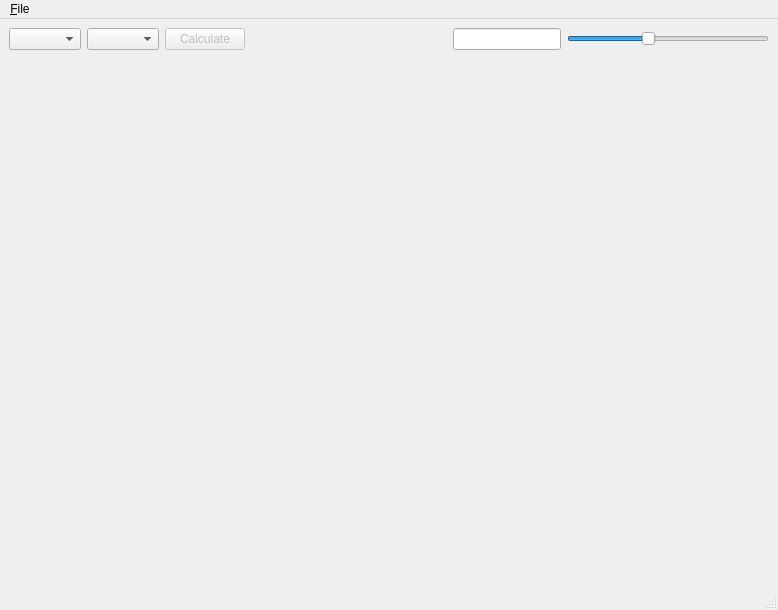
<?xml version="1.0" encoding="UTF-8"?>
<ui version="4.0">
 <class>GUI</class>
 <widget class="QMainWindow" name="GUI">
  <property name="geometry">
   <rect>
    <x>0</x>
    <y>0</y>
    <width>778</width>
    <height>610</height>
   </rect>
  </property>
  <property name="windowTitle">
   <string>MainWindow</string>
  </property>
  <widget class="QWidget" name="centralwidget">
   <property name="sizePolicy">
    <sizepolicy hsizetype="Expanding" vsizetype="Expanding">
     <horstretch>0</horstretch>
     <verstretch>0</verstretch>
    </sizepolicy>
   </property>
   <property name="minimumSize">
    <size>
     <width>778</width>
     <height>0</height>
    </size>
   </property>
   <layout class="QVBoxLayout" name="verticalLayout">
    <item>
     <layout class="QHBoxLayout" name="horizontalLayout_4">
      <item>
       <widget class="QComboBox" name="comboBox"/>
      </item>
      <item>
       <widget class="QComboBox" name="comboBox_2">
        <property name="enabled">
         <bool>true</bool>
        </property>
       </widget>
      </item>
      <item>
       <widget class="QPushButton" name="pushButton">
        <property name="enabled">
         <bool>false</bool>
        </property>
        <property name="text">
         <string>Calculate</string>
        </property>
       </widget>
      </item>
      <item>
       <spacer name="horizontalSpacer">
        <property name="orientation">
         <enum>Qt::Horizontal</enum>
        </property>
        <property name="sizeType">
         <enum>QSizePolicy::Expanding</enum>
        </property>
        <property name="sizeHint" stdset="0">
         <size>
          <width>40</width>
          <height>20</height>
         </size>
        </property>
       </spacer>
      </item>
      <item>
       <widget class="QLineEdit" name="lineEdit">
        <property name="sizePolicy">
         <sizepolicy hsizetype="Minimum" vsizetype="Fixed">
          <horstretch>0</horstretch>
          <verstretch>0</verstretch>
         </sizepolicy>
        </property>
       </widget>
      </item>
      <item>
       <widget class="QSlider" name="horizontalSlider">
        <property name="minimum">
         <number>18</number>
        </property>
        <property name="singleStep">
         <number>16</number>
        </property>
        <property name="sliderPosition">
         <number>50</number>
        </property>
        <property name="orientation">
         <enum>Qt::Horizontal</enum>
        </property>
       </widget>
      </item>
     </layout>
    </item>
    <item>
     <layout class="QHBoxLayout" name="_2">
      <property name="spacing">
       <number>6</number>
      </property>
      <property name="margin">
       <number>0</number>
      </property>
      <item>
       <widget class="QVTKWidget" name="qVTK1">
        <property name="sizePolicy">
         <sizepolicy hsizetype="Expanding" vsizetype="MinimumExpanding">
          <horstretch>0</horstretch>
          <verstretch>0</verstretch>
         </sizepolicy>
        </property>
       </widget>
      </item>
      <item>
       <widget class="QVTKWidget" name="qVTK2">
        <property name="sizePolicy">
         <sizepolicy hsizetype="Expanding" vsizetype="Expanding">
          <horstretch>0</horstretch>
          <verstretch>0</verstretch>
         </sizepolicy>
        </property>
       </widget>
      </item>
     </layout>
    </item>
   </layout>
  </widget>
  <widget class="QMenuBar" name="menubar">
   <property name="geometry">
    <rect>
     <x>0</x>
     <y>0</y>
     <width>778</width>
     <height>25</height>
    </rect>
   </property>
   <widget class="QMenu" name="menu_File">
    <property name="title">
     <string>&amp;File</string>
    </property>
    <addaction name="actionOpen"/>
    <addaction name="actionE_xit"/>
   </widget>
   <addaction name="menu_File"/>
  </widget>
  <widget class="QStatusBar" name="statusbar"/>
  <action name="actionExit">
   <property name="text">
    <string>Exit</string>
   </property>
  </action>
  <action name="actionE_xit">
   <property name="text">
    <string>E&amp;xit</string>
   </property>
  </action>
  <action name="actionOpen">
   <property name="text">
    <string>Open</string>
   </property>
  </action>
 </widget>
 <customwidgets>
  <customwidget>
   <class>QVTKWidget</class>
   <extends>QWidget</extends>
   <header>QVTKWidget.h</header>
  </customwidget>
 </customwidgets>
 <resources/>
 <connections>
  <connection>
   <sender>actionE_xit</sender>
   <signal>triggered()</signal>
   <receiver>GUI</receiver>
   <slot>close()</slot>
   <hints>
    <hint type="sourcelabel">
     <x>-1</x>
     <y>-1</y>
    </hint>
    <hint type="destinationlabel">
     <x>220</x>
     <y>180</y>
    </hint>
   </hints>
  </connection>
 </connections>
</ui>
